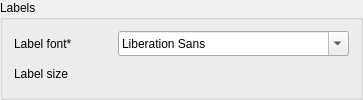
    <widget class="QGroupBox" name="gb_Font">
     <property name="sizePolicy">
      <sizepolicy hsizetype="Preferred" vsizetype="Preferred">
       <horstretch>0</horstretch>
       <verstretch>0</verstretch>
      </sizepolicy>
     </property>
     <property name="title">
      <string>Labels</string>
     </property>
     <layout class="QVBoxLayout" name="verticalLayout_4">
      <item>
       <layout class="QGridLayout" name="gridLayout_2" rowstretch="0,0" columnstretch="1,0,1">
        <item row="0" column="0">
         <widget class="QLabel" name="lbl_LabelFont">
          <property name="baseSize">
           <size>
            <width>0</width>
            <height>0</height>
           </size>
          </property>
          <property name="toolTip">
           <string>* This font is also used for dimensions.
   Changes have no effect on existing dimensions.</string>
          </property>
          <property name="text">
           <string>Label font*</string>
          </property>
         </widget>
        </item>
        <item row="0" column="1">
         <spacer name="horizontalSpacer_2">
          <property name="orientation">
           <enum>Qt::Orientation::Horizontal</enum>
          </property>
          <property name="sizeType">
           <enum>QSizePolicy::Policy::Preferred</enum>
          </property>
          <property name="sizeHint" stdset="0">
           <size>
            <width>40</width>
            <height>20</height>
           </size>
          </property>
         </spacer>
        </item>
        <item row="0" column="2">
         <widget class="Gui::PrefFontBox" name="pfb_LabelFont">
          <property name="sizePolicy">
           <sizepolicy hsizetype="Preferred" vsizetype="Preferred">
            <horstretch>0</horstretch>
            <verstretch>0</verstretch>
           </sizepolicy>
          </property>
          <property name="baseSize">
           <size>
            <width>0</width>
            <height>0</height>
           </size>
          </property>
          <property name="toolTip">
           <string>Font for labels</string>
          </property>
          <property name="sizeAdjustPolicy">
           <enum>QComboBox::SizeAdjustPolicy::AdjustToContents</enum>
          </property>
          <property name="currentFont">
           <font/>
          </property>
          <property name="prefEntry" stdset="0">
           <cstring>LabelFont</cstring>
          </property>
          <property name="prefPath" stdset="0">
           <cstring>/Mod/TechDraw/Labels</cstring>
          </property>
         </widget>
        </item>
        <item row="1" column="0">
         <widget class="QLabel" name="label_6">
          <property name="text">
           <string>Label size</string>
          </property>
         </widget>
        </item>
        <item row="1" column="1">
         <spacer name="horizontalSpacer_6">
          <property name="orientation">
           <enum>Qt::Orientation::Horizontal</enum>
          </property>
          <property name="sizeHint" stdset="0">
           <size>
            <width>40</width>
            <height>20</height>
           </size>
          </property>
         </spacer>
        </item>
        <item row="1" column="2">
         <widget class="Gui::PrefUnitSpinBox" name="plsb_LabelSize" native="true">
          <property name="sizePolicy">
           <sizepolicy hsizetype="Preferred" vsizetype="Preferred">
            <horstretch>0</horstretch>
            <verstretch>0</verstretch>
           </sizepolicy>
          </property>
          <property name="toolTip">
           <string>Label size</string>
          </property>
          <property name="value" stdset="0">
           <double>8.000000000000000</double>
          </property>
          <property name="prefEntry" stdset="0">
           <cstring>LabelSize</cstring>
          </property>
          <property name="prefPath" stdset="0">
           <cstring>/Mod/TechDraw/Labels</cstring>
          </property>
         </widget>
        </item>
       </layout>
      </item>
     </layout>
    </widget>
